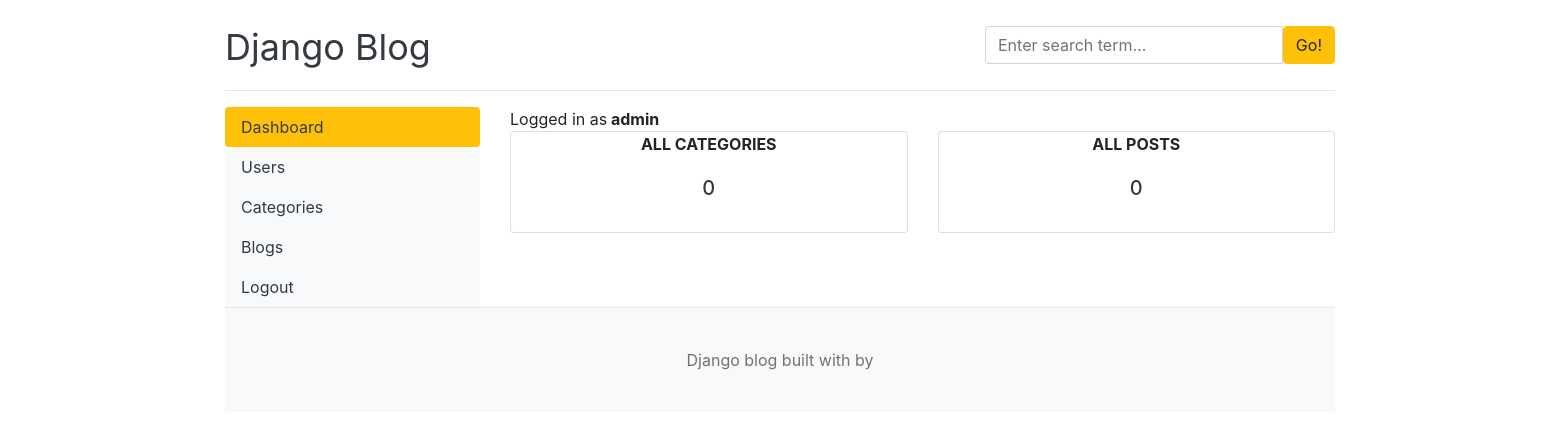
Before: /dashboard/ (signed in) with the older database file.
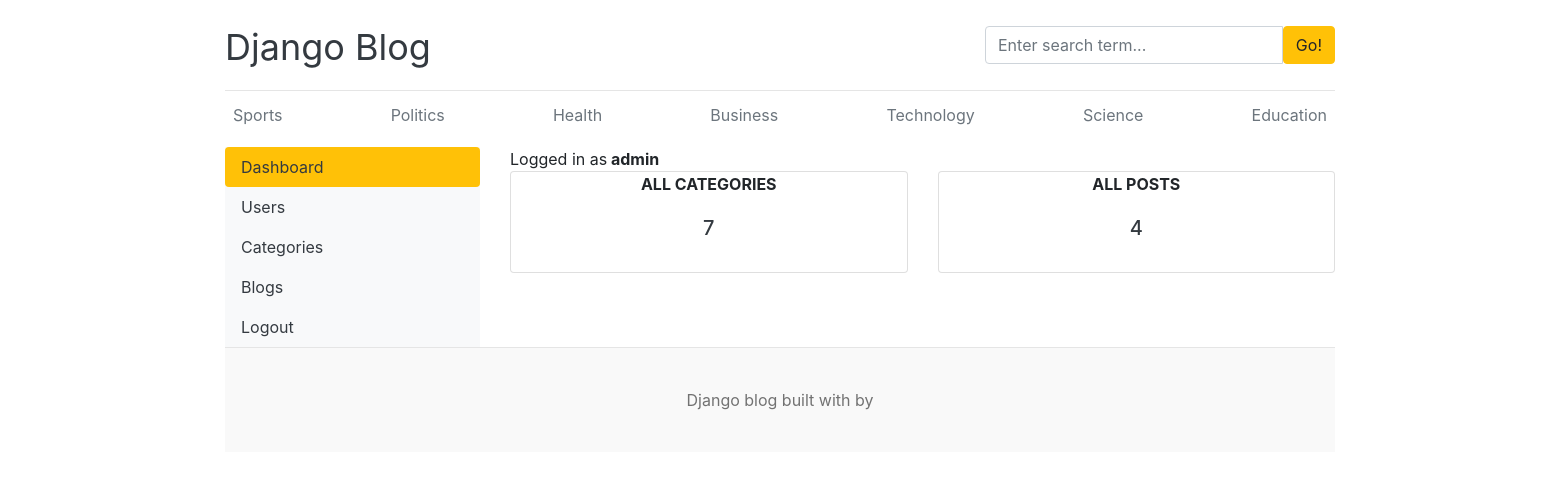
After: the same page with the newer database file.
### blogs/models.py (models this page shows, shortened)
class Category(models.Model):
    category_name = models.CharField(max_length=50, unique=True)
    created_at = models.DateTimeField(auto_now_add=True)
    updated_at = models.DateTimeField(auto_now=True)
    class Meta:
        verbose_name_plural = 'categories'

### dashboards/views.py (the view)
# urls.py: path('dashboard/', include('dashboards.urls'))
@login_required(login_url='login')
def dashboard(request):
    category_count = Category.objects.all().count()
    blogs_count = Blog.objects.all().count()
    context = {
        'category_count':category_count,
        'blogs_count':blogs_count
    }
    return render(request, 'dashboard/dashboard.html', context)

### blogs/context_processors.py (called while the page is built)
def get_categories(request):
    categories = Category.objects.all()
    return dict(categories = categories)

def get_social_links(request):
    social_links = SocialLink.objects.all()
    return dict(social_links = social_links)

### templates/dashboard/dashboard.html
{% extends "base.html" %}
{% block content %}
<div class = "row">
    {% include "dashboard/sidebar.html" %}
    <div class = "col-md-9">
        <span>Logged in as<b> {{user}}</b></span>
        <div class="row">
            <div class="col">
                <div class="card border-default mb-3">
                    <div class="class-header text-center text-uppercase font-weight-bold">All Categories</div>
                    <div class="card-body text-dark">
                        <h5 class="card-title text-center">{{category_count}}</h5>
                    </div>
                </div>
            </div>
            <div class="col">
                <div class="card border-default mb-3">
                    <div class="class-header text-center text-uppercase font-weight-bold">All Posts</div>
                    <div class="card-body text-dark">
                        <h5 class="card-title text-center">{{blogs_count}}</h5>
                    </div>
                </div>
            </div>
        </div>
    </div>
</div>
{% endblock %}

### templates/base.html (shortened to what this page needs)
{% load static %}
<!DOCTYPE html>
<html lang="en">
  <head>
    <link href="https://getbootstrap.com/docs/4.0/dist/css/bootstrap.min.css" rel="stylesheet">
    <link href="{% static 'css/blog.css' %}" rel="stylesheet">
    <link rel="stylesheet" href="https://cdnjs.cloudflare.com/ajax/libs/font-awesome/4.7.0/css/font-awesome.min.css">
  </head>
<body>
    <div class="container">
      <header class="blog-header py-3">
        <div class="row flex-nowrap justify-content-between align-items-center">
          <div class="col-8 pt-1">
            <a class="blog-header-logo text-dark" href="/">Django Blog</a>
          </div>
          <div class="col-4">
            <form action="{% url "search" %} method="GET">
              <div class="input-group">
                <input class="form-control" type="text" placeholder="Enter search term..." aria-label="Enter search term..." aria-describedby="button-search" />
                <button class="btn btn-warning" id="button-search" type="submit">Go!</button>
            </div>
            </form>
          </div>
          <div class="col-4 d-flex justify-content-end align-items-center">
          </div>
        </div>
      </header>
      <div class="nav-scroller py-1 mb-2">
        <nav class="nav d-flex justify-content-between">
          {% for cat in  categories %}
          <a class="p-2 text-muted" href="{% url 'posts_by_category' cat.id %}">{{cat.category_name}}</a>
          {% endfor %}
        </nav>
      </div>
{%block content %}
{%endblock%}
<footer class="blog-footer">
    <p>Django blog built with   by <a href="#"></a></p>
  </footer>
  </body>
  </html>

Changed rows visible on the page:
added Category: category_name "Sports"
added Category: category_name "Politics"
added Category: category_name "Health"
added Category: category_name "Business"
added Category: category_name "Technology"
added Category: category_name "Science"
added Category: category_name "Education"
Other visible differences:
{{ category_count }}: "0" → "7"
{{ blogs_count }}: "0" → "4"
